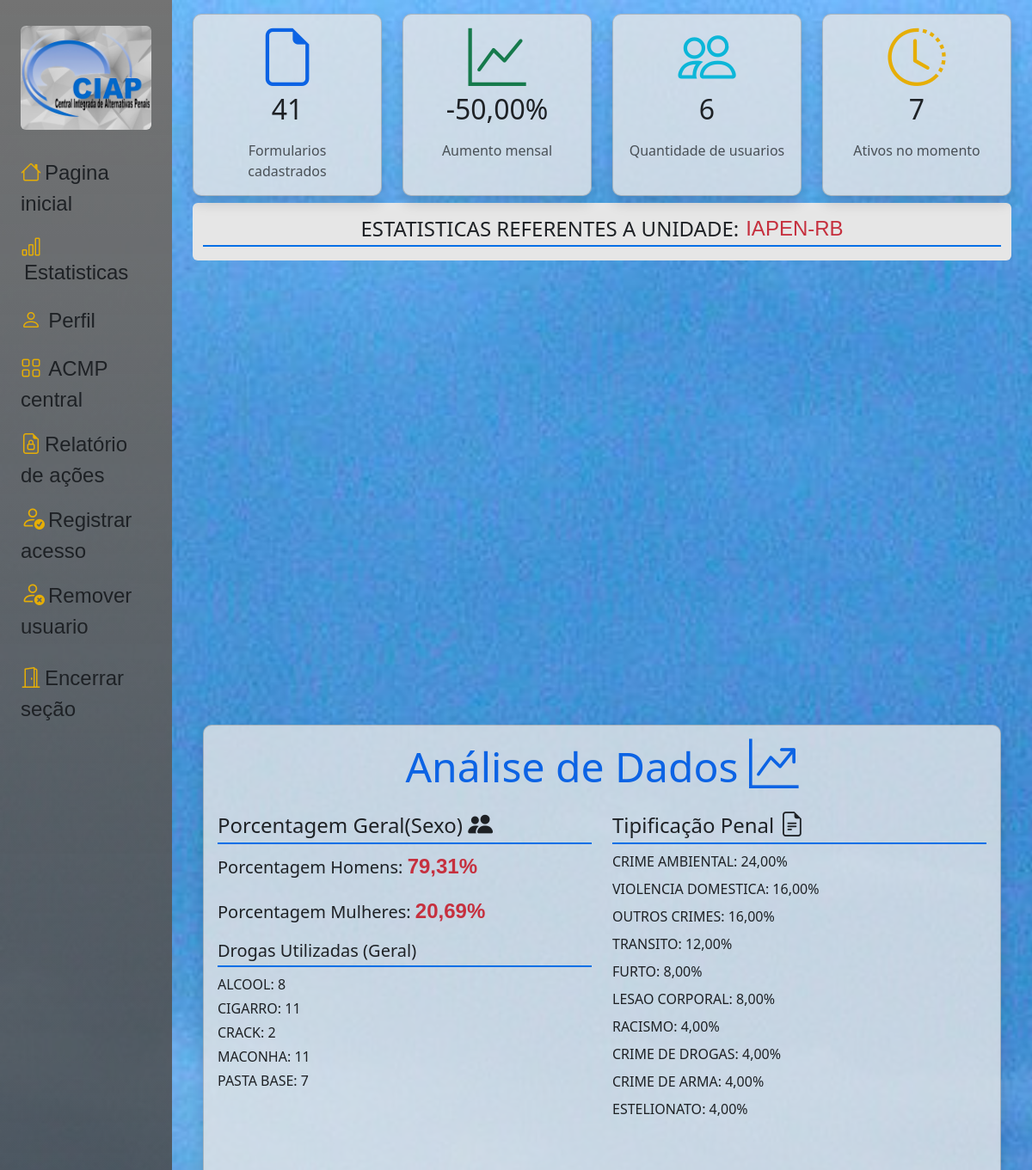
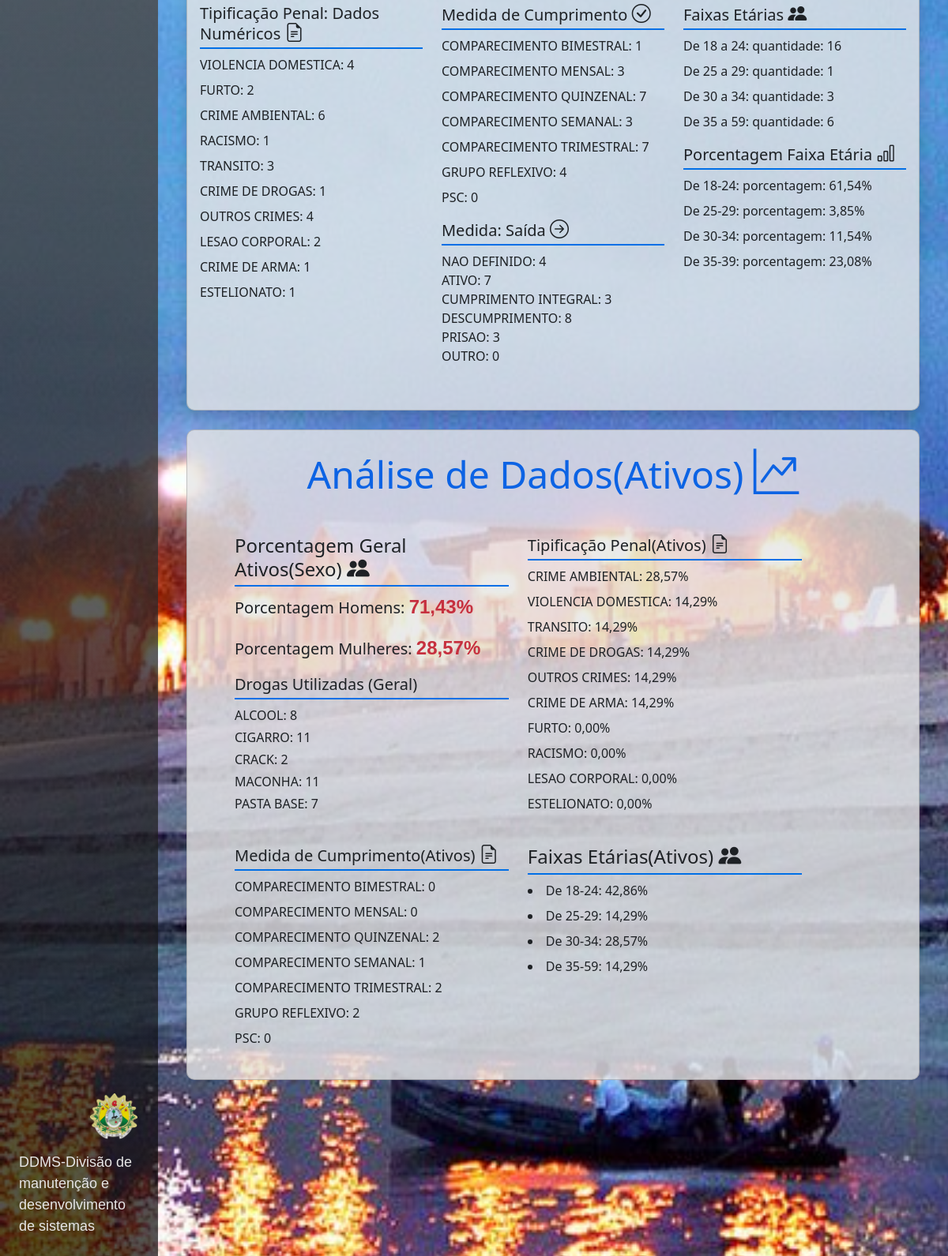
/base/estatisticas/ (signed in), run on the app's committed database (2 pictures, top to bottom).
### core/models.py (models this page shows, shortened)
class User(AbstractBaseUser, PermissionsMixin):
    cpf = models.CharField(max_length=11, unique=True)
    nome = models.CharField(max_length=255, default='')
    profile_image = models.URLField(max_length=200, blank=True, null=True)
    unidade = models.CharField(
                            choices=c_unidade,
                            max_length=15,
                            null=False,
                            blank=False,
                            default='Não informado',
                            )
    is_active = models.BooleanField(default=True)
    is_staff = models.BooleanField(default=False)
    USERNAME_FIELD = 'cpf'
    REQUIRED_FIELDS = []
    objects = UserManager()
    class Meta:
        indexes = [
            models.Index(fields=['unidade']),
        ]

class InformacoesComplementares(models.Model):
    cidadao = models.ForeignKey(Cidadao, on_delete=models.CASCADE, to_field='cpf', related_name='informacoes_complementares')
    quantas_pessoas = models.CharField(max_length=2, blank=True, null=True,verbose_name='Quantas pessoas moram com você ? (inclua você na contagem)')
    nome_familiar = models.CharField(max_length=70, blank=False, null=False,verbose_name='Nome de um familiar:')
    parentesco = models.CharField(max_length=100, blank=True, null=True, verbose_name='Grau de parentesco:')
    idade_familiar = models.CharField(max_length=3, blank=True, null=True, verbose_name='Idade do familiar:')  # Valor padrão definido
    escolaridade_familiar = models.CharField(
                                            choices=c_escolaridade,
                                            max_length=30,
                                            blank=True,
                                            null=True,
                                            verbose_name='Grau de Escolaridade do familiar:')
    ocupacao = models.CharField(max_length=100, verbose_name='Ocupação:')
    analise_descritiva = models.CharField(max_length=300, verbose_name='Análise descritiva:')
    tip_penal = models.CharField(
                                    default='selecione',
                                    choices=c_tip_penal,
                                    max_length=30,
                                    verbose_name='Tipificação penal:'
                                )
    medida_cumprimento = models.CharField(
                                            default='selecione',
                                            max_length=50,
                                            choices=c_medida_cumprimento,
                                            verbose_name='Medida de cumprimento:',
                                            )
    motivo_saida = models.CharField(
                                    default='nao definido',
                                    choices=c_motivo_saida,
                                    max_length=40,
                                    verbose_name='Motivo de saida:'
                                    )

### core/views.py (the view)
# urls.py: path('base/estatisticas/', views.analise_view, name='estatisticas'),
@login_required
def analise_view(request):
    aumento_percentual =  calcular_porcent(request)
    template_name = 'commons/include/estatisticas.html'
    resultado_tipo_penal = tipo_penal(request)
    resultado = tipo_penal_quant(request)
    resultado_medida = medida_cumprimento_calc(request)
    resultado_cumprimento_saida = medida_cumprimento_saida(request)
    ativos = contar_ativos(request)
    faixas_etarias = contar_faixa_etaria(request)
    faixas_etarias_porcentagem = contar_faixa_etaria_porcentagem_sta(request)
    tip_penal_ativos =  tipo_penal_ativos(request)
    medida_cump_ativos = medida_cumprimento_calc_ativos(request)
    resultado_masculino_at, resultado_feminino_at = calcular_sexo_ativos(request)
    resultado_faixas_etarias_ativos = contar_faixa_etaria_porcentagem_ativos(request)
    resultado_masculino, resultado_feminino = calcular_sexo(request)
    total_usuarios = Cidadao.objects.count()
    total_usuarios_site = User.objects.count()
    drogas_ms = (HistoricoSaude.objects
                 .values('drogas_uso')
                 .annotate(quantidade=Count('drogas_uso'))
                [:5]
                )
    context = {
        'porcentagem_homens': resultado_masculino,
        'porcentagem_mulheres': resultado_feminino,
        'aumento_percentual': aumento_percentual,
        'total_usuarios': total_usuarios,
        'drogas_ms': drogas_ms,
        'resultado_tipo_penal': resultado_tipo_penal,
        'resultado_tip_quant': resultado,
        'resultado_medida': resultado_medida,
        'total_usuarios_site': total_usuarios_site,
        'resultado_cumprimento_saida': resultado_cumprimento_saida,
        'ativos': ativos,
        'faixas_etarias': faixas_etarias,
        'faixas_etarias_porcentagem': faixas_etarias_porcentagem,
        'tip_penal_ativos': tip_penal_ativos,
        'medida_cump_ativos': medida_cump_ativos,
        'resultado_masculino_at': resultado_masculino_at,
        'resultado_feminino_at': resultado_feminino_at,
        'resultado_faixas_etarias_ativos': resultado_faixas_etarias_ativos,
    }
    return render(request, template_name, context)

### templates/commons/include/estatisticas.html (shortened to what this page needs)
{% extends 'commons/include/new_base.html' %}
{% load static %}
{% block css %}
    <link rel="stylesheet" href="{% static '/css/estatisticas.css' %}">
{% endblock %}
{% block content %}
    <div class="container">
        <div class="row">
            <div class="col-md-3">
                <div class="card h-100 text-center shadow">
                    <div class="card-body">
                        <div class="display-4 text-primary mb-2">
                            <i class="bi bi-file-earmark"></i>
                        </div>
                        <h2 class="card-title mb-3">{{ total_usuarios }}</h2>
                        <p class="card-text text-muted">Formularios cadastrados</p>
                    </div>
                </div>
            </div>
            <div class="col-md-3">
                <div class="card h-100 text-center shadow">
                    <div class="card-body">
                        <div class="display-4 text-success mb-2">
                            <i class="bi bi-graph-up"></i>
                        </div>
                        <h2 class="card-title mb-3">{{ aumento_percentual|floatformat:2 }}%</h2>
                        <p class="card-text text-muted">Aumento mensal</p>
                    </div>
                </div>
            </div>
            <div class="col-md-3">
                <div class="card h-100 text-center shadow">
                    <div class="card-body">
                        <div class="display-4 text-info mb-2">
                            <i class="bi bi-people"></i>
                        </div>
                        <h2 class="card-title mb-3">{{ total_usuarios_site }}</h2>
                        <p class="card-text text-muted">Quantidade de usuarios</p>
                    </div>
                </div>
            </div>
            <div class="col-md-3">
                <div class="card h-100 text-center shadow">
                    <div class="card-body">
                        <div class="display-4 text-warning mb-2">
                            <i class="bi bi-clock-history"></i>
                        </div>
                        <h2 class="card-title mb-3">{{ ativos }}</h2>
                        <p class="card-text text-muted">Ativos no momento</p>
                    </div>
                </div>
            </div>
    </div>
    <div class="container mb-3 bg-white text-dark py-3 rounded mt-2">
        <h4 class="card-title d-flex justify-content-center">ESTATISTICAS REFERENTES A UNIDADE: <span class="text-danger ms-2"> {{ request.user.unidade }} </span></h4>
    </div>
        <div class="container mt-2 mb-2" style="margin: 0 auto; max-width: 80%;">
            <div id="container_chart" style="width: 100%; height: 500px;"></div>
        </div>
    <div class="container mt-4">
        <div class="card shadow">
            <div class="card-body">
                <h1 class="mb-4 text-center display-5 text-primary">Análise de Dados
                    <i class="bi bi-graph-up-arrow"></i>
                </h1>
                <div class="row">
                    <div class="col-md-6 mb-4">
                        <h4 class="text-dark">Porcentagem Geral(Sexo)
                            <i class="bi bi-people-fill"></i>
                        </h4>
                        <p class="fs-5">Porcentagem Homens: <span class="text-danger fw-bold">{{ porcentagem_homens|floatformat:2 }}%</span></p>
                        <p class="fs-5">Porcentagem Mulheres: <span class="text-danger fw-bold">{{ porcentagem_mulheres|floatformat:2 }}%</span></p>
                        <h5 class="mt-3">Drogas Utilizadas (Geral)</h5>
                        <ul class="list-unstyled">
                            {% for droga in drogas_ms %}
                                <li class="mt-1 fs-6">{{ droga.drogas_uso }}: {{ droga.quantidade }}</li>
                            {% endfor %}
                        </ul>
                    </div>
                    <div class="col-md-6 mb-4">
                        <h4 class="text-dark">Tipificação Penal
                            <i class="bi bi-file-earmark-text"></i>
                        </h4>
                        <ul class="list-unstyled">
                            {% for tipo, porcentagem in resultado_tipo_penal %}
                                <li class="mt-2 fs-6">{{ tipo }}: {{ porcentagem|floatformat:2 }}%</li>
                            {% endfor %}
                        </ul>
                    </div>
                </div>
                <div class="row mt-4">
                    <div class="col-md-4 mb-4">
                        <h5 class="text-dark">Tipificação Penal: Dados Numéricos
                            <i class="bi bi-file-earmark-text"></i>
                        </h5>
                        <ul class="list-unstyled">
                            {% for tipo, quantidade in resultado_tip_quant.items %}
                                <li class="mt-2 fs-6">{{ tipo }}: {{ quantidade }}</li>
                            {% endfor %}
                        </ul>
                    </div>
                    <div class="col-md-4 mb-4">
                        <h5 class="text-dark">Medida de Cumprimento
                            <i class="bi bi-check-circle"></i>
                        </h5>
                        <ul class="list-unstyled">
                            {% for tipo, quantidade in resultado_medida.items %}
                                <li class="mt-2 fs-6">{{ tipo }}: {{ quantidade }}</li>
                            {% endfor %}
                        </ul>
                        <h5 class="mt-3">Medida: Saída
                            <i class="bi bi-arrow-right-circle"></i>
                        </h5>
                        <ul class="list-unstyled">
                            {% for tipo, quantidade in resultado_cumprimento_saida.items %}
                                <li class="fs-6">{{ tipo }}: {{ quantidade }}</li>
                            {% endfor %}
                        </ul>
                    </div>
                    <div class="col-md-4 mb-4">
                        <h5 class="text-dark">Faixas Etárias
                            <i class="bi bi-people-fill"></i>
                        </h5>
                        <ul class="list-unstyled">
                            {% for tipo, quantidade in faixas_etarias.items %}
                                <li class="mb-2 fs-6">De {{ tipo }}: quantidade: {{ quantidade }}</li>
                            {% endfor %}
                        </ul>
                        <h5 class="text-dark">Porcentagem Faixa Etária
                            <i class="bi bi-bar-chart"></i>
                        </h5>
                        <ul class="list-unstyled">
                            {% for tipo, porcentagem in faixas_etarias_porcentagem.items %}
                                <li class="mb-2 fs-6">De {{ tipo }}: porcentagem: {{ porcentagem|floatformat:2 }}%</li>
                            {% endfor %}
                        </ul>
                    </div>
                </div>
            </div>
        </div>
    </div>
    <div class="container mt-4 rounded">
        <div class="card">
            <br>
            <h1 class="mb-4 text-center display-5 text-primary">Análise de Dados(Ativos)
                <i class="bi bi-graph-up-arrow"></i>
            </h1>
            <br>
            <div class="row ms-5">
                    <div class="col-md-5 mb-4">
                        <h4 class="text-dark">Porcentagem Geral Ativos(Sexo)
                            <i class="bi bi-people-fill"></i>
                        </h4>
                        <p class="fs-5">Porcentagem Homens: <span class="text-danger fw-bold">{{ resultado_masculino_at|floatformat:2 }}%</span></p>
                        <p class="fs-5">Porcentagem Mulheres: <span class="text-danger fw-bold">{{ resultado_feminino_at|floatformat:2 }}%</span></p>
                        <h5 class="mt-3">Drogas Utilizadas (Geral)</h5>
                        <ul class="list-unstyled">
                            {% for droga in drogas_ms %}
                                <li class="mt-1 fs-6">{{ droga.drogas_uso }}: {{ droga.quantidade }}</li>
                            {% endfor %}
                        </ul>
                    </div>
                    <div class="col-md-5 mb-4">
                        <h5 class="text-dark">Tipificação Penal(Ativos)
                            <i class="bi bi-file-earmark-text"></i>
                        </h5>
                        <ul class="list-unstyled">
                            {% for tipo, porcentagem in tip_penal_ativos %}
                                <li class="mt-2 fs-6">{{ tipo }}: {{ porcentagem|floatformat:2 }}%</li>
                            {% endfor %}
                        </ul>
                    </div>
                    <div class="col-md-5 mb-4">
                        <h5 class="text-dark">Medida de Cumprimento(Ativos)
                            <i class="bi bi-file-earmark-text"></i>
                        </h5>
                        <ul class="list-unstyled">
                            {% for tipo, quantidade in medida_cump_ativos.items %}
                                <li class="mt-2 fs-6">{{ tipo }}: {{ quantidade }}</li>
                            {% endfor %}
                        </ul>
                    </div>
                    <div class="col-md-5 mb-4">
                        <h4 class="text-dark">Faixas Etárias(Ativos)
                            <i class="bi bi-people-fill"></i>
                        </h4>
                        {% for tipo, quantidade in resultado_faixas_etarias_ativos %}
                            <li class="mt-2 fs-6">{{ tipo }}: {{ quantidade }}%</li>
                        {% endfor %}
                    </div>
            </div>
        </div>
    </div>
{% endblock content %}

### data on the page
User: user.unidade "IAPEN-RB"
InformacoesComplementares: medida_cumprimento "GRUPO REFLEXIVO", quantas_pessoas "4"

### other printed values
{{ total_usuarios }} "41"
{{ aumento_percentual|floatformat:2 }} "-50,00"
{{ total_usuarios_site }} "6"
{{ ativos }} "7"
{{ porcentagem_homens|floatformat:2 }} "79,31"
{{ porcentagem_mulheres|floatformat:2 }} "20,69"
{{ droga.drogas_uso }} "ALCOOL" "CIGARRO" "CRACK" "MACONHA" "PASTA BASE"
{{ droga.quantidade }} "8" "11" "2" "11" "7"
{{ tipo }} "CRIME AMBIENTAL" "VIOLENCIA DOMESTICA" "OUTROS CRIMES" "TRANSITO" "FURTO" "LESAO CORPORAL" "RACISMO" "CRIME DE DROGAS" "CRIME DE ARMA" "ESTELIONATO"
{{ porcentagem|floatformat:2 }} "24,00" "16,00" "16,00" "12,00" "8,00" "8,00" "4,00" "4,00" "4,00" "4,00"
{{ tipo }} "VIOLENCIA DOMESTICA" "FURTO" "CRIME AMBIENTAL" "RACISMO" "TRANSITO" "CRIME DE DROGAS" "OUTROS CRIMES" "LESAO CORPORAL" "CRIME DE ARMA" "ESTELIONATO"
{{ quantidade }} "4" "2" "6" "1" "3" "1" "4" "2" "1" "1"
{{ tipo }} "COMPARECIMENTO BIMESTRAL" "COMPARECIMENTO MENSAL" "COMPARECIMENTO QUINZENAL" "COMPARECIMENTO SEMANAL" "COMPARECIMENTO TRIMESTRAL" "PSC"
{{ quantidade }} "1" "3" "7" "3" "7" "0"
{{ tipo }} "NAO DEFINIDO" "ATIVO" "CUMPRIMENTO INTEGRAL" "DESCUMPRIMENTO" "PRISAO" "OUTRO"
